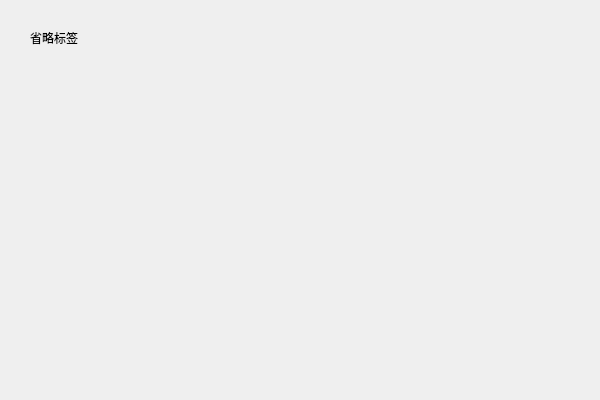
<?xml version="1.0" encoding="UTF-8"?>
<ui version="4.0">
 <class>QLabelTestClass</class>
 <widget class="QDialog" name="QLabelTestClass">
  <property name="geometry">
   <rect>
    <x>0</x>
    <y>0</y>
    <width>600</width>
    <height>400</height>
   </rect>
  </property>
  <property name="windowTitle">
   <string>QLabelTest</string>
  </property>
  <widget class="QLabel" name="label_elide">
   <property name="geometry">
    <rect>
     <x>30</x>
     <y>30</y>
     <width>131</width>
     <height>16</height>
    </rect>
   </property>
   <property name="text">
    <string>省略标签</string>
   </property>
  </widget>
 </widget>
 <layoutdefault spacing="6" margin="11"/>
 <resources/>
 <connections/>
</ui>
